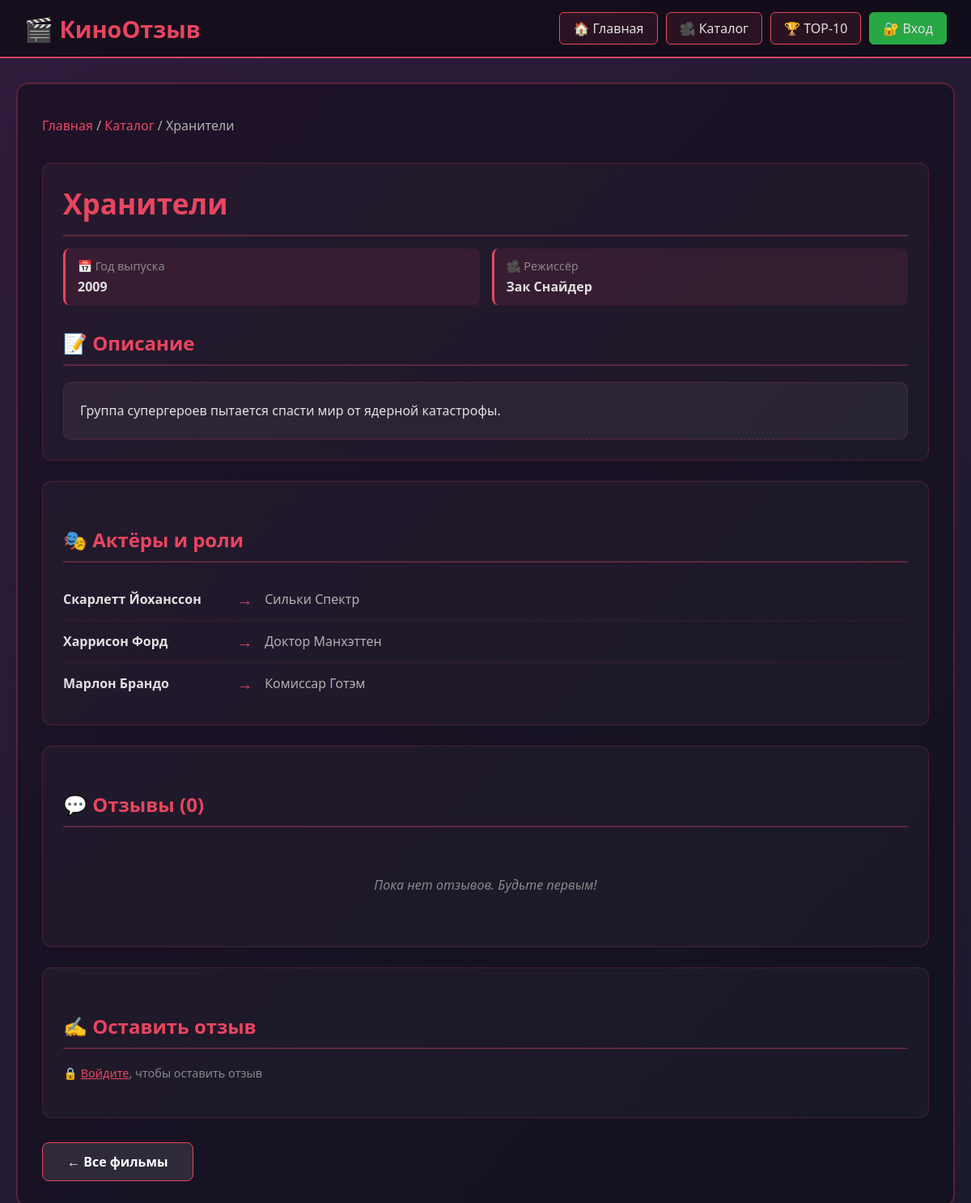
/hui123/my-new-project-film-strict/public/index.php?page=movie&id=2, run on the app's committed database.
### tables this page shows
CREATE TABLE `movies` (
  `id` int(11) NOT NULL,
  `title` varchar(255) NOT NULL,
  `year` year(4) NOT NULL,
  `director` varchar(100) DEFAULT NULL,
  `description` text DEFAULT NULL
);

CREATE TABLE `movie_actor` (
  `movie_id` int(11) NOT NULL,
  `actor_id` int(11) NOT NULL,
  `role_in_movie` varchar(100) DEFAULT NULL
);

CREATE TABLE `actors` (
  `id` int(11) NOT NULL,
  `name` varchar(100) NOT NULL,
  `birth_date` date DEFAULT NULL
);

### hui123/my-new-project-film-strict/src/Controllers/MovieController.php (called while the page is built, shortened)
<?php
class MovieController {
    private $pdo;
    public function __construct($pdo) {
        $this->pdo = $pdo;
    }
    public function show($id) {
        $movie = Movie::getByIdWithRelations($this->pdo, $id);
        $reviews = $movie->reviews ?? [];
        require dirname(__DIR__) . '/Views/movie.php';
    }
}
?>

### hui123/my-new-project-film-strict/src/Models/Movie.php (called while the page is built, shortened)
<?php
class Movie {
    private $db;
    public function __construct(PDO $db) {
        $this->db = $db;
    }
    public function load($id) {
        try {
            $stmt = $this->db->prepare("SELECT id, title, year, director, description FROM movies WHERE id = ?");
            $stmt->execute([$id]);
            $data = $stmt->fetch(PDO::FETCH_ASSOC);
            if ($data) {
                $this->title = $data['title'];
                $this->year = $data['year'];
                $this->director = $data['director'];
                $this->description = $data['description'];
                return true;
            }
            return false;
        } catch (PDOException $e) {
            error_log("Ошибка загрузки фильма: " . $e->getMessage());
            return false;
        }
    }
    public static function getByIdWithRelations(PDO $pdo, int $id) {
        $movie = new self($pdo);
        if (!$movie->load($id)) {
            return null;
        }
        $stmt = $pdo->prepare("
            SELECT a.*, ma.role_in_movie
            FROM actors a
            INNER JOIN movie_actor ma ON a.id = ma.actor_id
            WHERE ma.movie_id = ?
        ");
        $stmt->execute([$id]);
        $movie->actors = $stmt->fetchAll(PDO::FETCH_ASSOC);
        $stmt = $pdo->prepare("
            SELECT r.*, u.login as user_login
            FROM reviews r
            INNER JOIN users u ON r.user_id = u.id
            WHERE r.movie_id = ?
            ORDER BY r.created_at DESC
        ");
        $stmt->execute([$id]);
        $movie->reviews = $stmt->fetchAll(PDO::FETCH_ASSOC);
        return $movie;
    }
}
?>

### hui123/my-new-project-film-strict/src/Helpers/functions.php (called while the page is built)
<?php
function e($text) {
    return htmlspecialchars($text ?? '', ENT_QUOTES, 'UTF-8');
}
?>

### hui123/my-new-project-film-strict/src/Views/movie.php (the view, shortened to what this page needs)
<div class="movie-page">
    <div class="breadcrumbs">
        <a href="?page=home">Главная</a> /
        <a href="?page=movies">Каталог</a> /
        <span><?= e($movie->title) ?></span>
    </div>
    <div class="movie-info">
        <h1 class="movie-title"><?= e($movie->title) ?></h1>
        <div class="movie-meta">
            <div class="meta-item">
                <div class="meta-label">📅 Год выпуска</div>
                <div class="meta-value"><?= e($movie->year) ?></div>
            </div>
            <div class="meta-item">
                <div class="meta-label">🎥 Режиссёр</div>
                <div class="meta-value"><?= e($movie->director) ?></div>
            </div>
        </div>
        <h3 class="section-title">📝 Описание</h3>
        <div class="description-box">
            <?= nl2br(e($movie->description)) ?>
        </div>
    </div>
    <div class="actors-section">
        <h2 class="section-title">🎭 Актёры и роли</h2>
        <?php if (empty($movie->actors)): ?>
            <p class="no-data">Актёры не указаны</p>
        <?php else: ?>
            <?php foreach ($movie->actors as $actor): ?>
                <div class="actor-row">
                    <div class="actor-name"><?= e($actor['name']) ?></div>
                    <div class="arrow">→</div>
                    <div class="actor-role"><?= e($actor['role_in_movie'] ?? 'Не указана') ?></div>
                </div>
            <?php endforeach; ?>
        <?php endif; ?>
    </div>
    <div class="reviews-section">
        <h2 class="section-title">💬 Отзывы (<?= count($reviews) ?>)</h2>
        <?php if (empty($reviews)): ?>
            <p class="no-data">Пока нет отзывов. Будьте первым!</p>
        <?php endif; ?>
    </div>
    <div class="review-form-section">
        <h2 class="section-title">✍️ Оставить отзыв</h2>
        <?php if (isset($_SESSION['user_id'])): ?>
            <form method="POST" action="">
                <input type="hidden" name="csrf_token" value="<?= e($_SESSION['csrf_token']) ?>">
                <div class="form-group">
                    <label>Ваша оценка: <span class="required">*</span></label>
                    <select name="review_rating" required>
                        <option value="">Выберите оценку</option>
                        <?php for ($i = 1; $i <= 10; $i++): ?>
                            <option value="<?= $i ?>"><?= $i ?> из 10</option>
                        <?php endfor; ?>
                    </select>
                </div>
                <div class="form-group">
                    <label>Текст отзыва: <span class="required">*</span></label>
                    <textarea name="review_text" required minlength="10" maxlength="1000" placeholder="Расскажите, что вам понравилось в фильме..."></textarea>
                    <small>Минимум 10 символов, максимум 1000</small>
                </div>
                <button type="submit" name="submit_review" class="btn">🌸 Оставить отзыв</button>
            </form>
        <?php else: ?>
            <p class="auth-note">🔒 <a href="?page=login" style="color: #e94560;">Войдите</a>, чтобы оставить отзыв</p>
        <?php endif; ?>
    </div>
    <div class="nav-buttons">
        <a href="?page=movies" class="btn btn-secondary">← Все фильмы</a>
    </div>
</div>

### hui123/my-new-project-film-strict/public/css/style.css (style rules this page uses)
* { margin: 0; padding: 0; box-sizing: border-box; }
body { font-family: 'Segoe UI', Tahoma, Geneva, Verdana, sans-serif; background: linear-gradient(135deg, #2d1b3a 0%, #1a1a2e 100%); min-height: 100vh; color: #e0e0e0; }
.btn { display: inline-block; padding: 12px 30px; background: linear-gradient(135deg, #e94560, #ff6b6b); color: white; text-decoration: none; border-radius: 8px; border: none; cursor: pointer; font-size: 1em; font-weight: 600; transition: all 0.3s; }
.btn-secondary { background: rgba(255,255,255,0.1); border: 1px solid #e94560; }
.movie-page { background: rgba(0,0,0,0.3); border-radius: 15px; padding: 30px; border: 2px solid rgba(233, 69, 96, 0.3); }
.breadcrumbs { margin-bottom: 25px; padding: 10px 0; color: #b0b0b0; }
.breadcrumbs a { color: #e94560; text-decoration: none; }
.movie-info { background: rgba(255,255,255,0.03); border-radius: 12px; padding: 25px; margin-bottom: 25px; border: 1px solid rgba(233, 69, 96, 0.2); }
.movie-title { font-size: 2.2em; color: #e94560; margin-bottom: 15px; padding-bottom: 15px; border-bottom: 2px solid rgba(233, 69, 96, 0.3); }
.movie-page { background: rgba(0,0,0,0.3); border-radius: 15px; padding: 30px; border: 2px solid rgba(233,69,96,0.3); }
.movie-info { background: rgba(255,255,255,0.03); border-radius: 12px; padding: 25px; margin-bottom: 25px; border: 1px solid rgba(233,69,96,0.2); }
.movie-title { font-size: 2.2em; color: #e94560; margin-bottom: 15px; padding-bottom: 15px; border-bottom: 2px solid rgba(233,69,96,0.3); }
.movie-meta { display: grid; grid-template-columns: repeat(auto-fit, minmax(200px, 1fr)); gap: 15px; margin-bottom: 20px; }
.meta-item { background: rgba(233,69,96,0.1); padding: 12px 15px; border-radius: 8px; border-left: 3px solid #e94560; }
.meta-label { color: #888; font-size: 0.9em; margin-bottom: 5px; }
.meta-value { font-weight: 600; color: #e0e0e0; }
.description-box { background: rgba(255,255,255,0.05); padding: 20px; border-radius: 10px; line-height: 1.8; border: 1px dashed rgba(233,69,96,0.3); }
.actors-section, .reviews-section, .review-form-section { background: rgba(255,255,255,0.03); border-radius: 12px; padding: 25px; margin-bottom: 25px; border: 1px solid rgba(233,69,96,0.2); }
.actor-row { display: flex; align-items: center; padding: 12px 0; border-bottom: 1px dashed rgba(233,69,96,0.2); }
.actor-name { min-width: 200px; font-weight: 600; }
.arrow { color: #e94560; margin: 0 15px; font-size: 1.2em; }
.actor-role { color: #b0b0b0; }
.auth-note { color: #888; font-size: 0.9em; margin-bottom: 20px; }

### hui123/my-new-project-film-strict/src/Views/movie.php (style rules this page uses)
.movie-page { background: rgba(0,0,0,0.3); border-radius: 15px; padding: 30px; border: 2px solid rgba(233, 69, 96, 0.3); }
.breadcrumbs { margin-bottom: 25px; padding: 10px 0; color: #b0b0b0; }
.breadcrumbs a { color: #e94560; text-decoration: none; }
.movie-info { background: rgba(255,255,255,0.03); border-radius: 12px; padding: 25px; margin-bottom: 25px; border: 1px solid rgba(233, 69, 96, 0.2); }
.movie-title { font-size: 2.2em; color: #e94560; margin-bottom: 15px; padding-bottom: 15px; border-bottom: 2px solid rgba(233, 69, 96, 0.3); }
.movie-meta { display: grid; grid-template-columns: repeat(auto-fit, minmax(200px, 1fr)); gap: 15px; margin-bottom: 20px; }
.meta-item { background: rgba(233, 69, 96, 0.1); padding: 12px 15px; border-radius: 8px; border-left: 3px solid #e94560; }
.meta-label { color: #888; font-size: 0.9em; margin-bottom: 5px; }
.meta-value { font-weight: 600; color: #e0e0e0; }
.description-box { background: rgba(255,255,255,0.05); padding: 20px; border-radius: 10px; line-height: 1.8; border: 1px dashed rgba(233, 69, 96, 0.3); }
.section-title { font-size: 1.5em; color: #e94560; margin: 30px 0 20px; padding-bottom: 10px; border-bottom: 2px solid rgba(233, 69, 96, 0.3); }
.actors-section, .reviews-section, .review-form-section { background: rgba(255,255,255,0.03); border-radius: 12px; padding: 25px; margin-bottom: 25px; border: 1px solid rgba(233, 69, 96, 0.2); }
.actor-row { display: flex; align-items: center; padding: 12px 0; border-bottom: 1px dashed rgba(233, 69, 96, 0.2); }
.actor-row:last-child { border-bottom: none; }
.actor-name { min-width: 200px; font-weight: 600; }
.arrow { color: #e94560; margin: 0 15px; font-size: 1.2em; }
.actor-role { color: #b0b0b0; }
.auth-note { color: #888; font-size: 0.9em; margin-bottom: 20px; }
.nav-buttons { display: flex; gap: 15px; margin-top: 30px; }
.no-data { text-align: center; color: #888; padding: 40px; font-style: italic; }

### data on the page
movies: title "Хранители", year "2009", director "Зак Снайдер", description "Группа супергероев пытается спасти мир от ядерной катастрофы."
movie_actor: actor.name "Скарлетт Йоханссон", role_in_movie "Сильки Спектр"
movie_actor: actor.name "Харрисон Форд", role_in_movie "Доктор Манхэттен"
movie_actor: actor.name "Марлон Брандо", role_in_movie "Комиссар Готэм"

### other printed values
count($reviews) "0"
